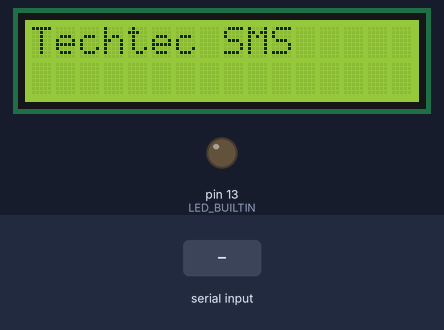
Recording of a sketch running on a simulated Arduino Mega 2560, built with avr-gcc and run on an emulated ATmega2560. Parts: 16×2 character LCD, output pins drawn as LEDs (lit = HIGH). Inputs (shaded band) come from the test bench. WiFi joins after 1.5 s; servers stay silent unless stated; uploads are accepted with an empty reply; the modem accepts every AT command (registered, SIM ready, sends succeed) and sends nothing else; what the sketch prints to the serial monitor is not drawn.

Above: at 8.2 s.
8.3 s: "+CMT:\n" received over the second serial link
At 11.1 s:
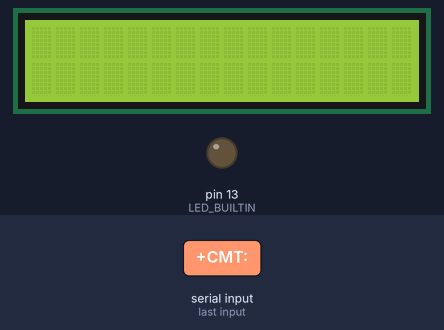
11.3 s: "1\n" received over the second serial link
Timing chart, 0 to 14.3 s (numbered marks = the images above; inputs shaded):
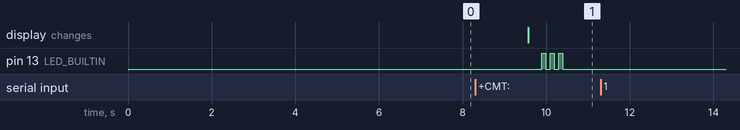

The sketch:

sms-prijimac.ino
```cpp
#include <LiquidCrystal.h>
#include <SPI.h>
#include <Ethernet.h>
//LCD pin to Arduino
const int pin_RS = 8;
const int pin_EN = 9;
const int pin_d4 = 4;
const int pin_d5 = 5;
const int pin_d6 = 6;
const int pin_d7 = 7;
const int pin_BL = 10;
LiquidCrystal lcd( pin_RS,  pin_EN,  pin_d4,  pin_d5,  pin_d6,  pin_d7);

//Create software serial object to communicate with SIM800L
String sms;

//kod pro ethernet shield
byte mac[] = { 0xDE, 0xAD, 0xBE, 0xEF, 0xFE, 0xED };

// if you don't want to use DNS (and reduce your sketch size)
// use the numeric IP instead of the name for the server:
//IPAddress server(74,125,232,128);  // numeric IP for Google (no DNS)
char server[] = "dweet.io";    // name address for Google (using DNS)

// Set the static IP address to use if the DHCP fails to assign
IPAddress ip(192, 168, 1, 177);
IPAddress myDns(192, 168, 1, 1);

// Initialize the Ethernet client library
// with the IP address and port of the server
// that you want to connect to (port 80 is default for HTTP):
EthernetClient client;

bool printWebData = true;  // set to false for better speed measurement

void setup()
{
  lcd.begin(16, 2);
  lcd.setCursor(0,0);
  lcd.print("Techtec SMS");


    // Open serial communications and wait for port to open:
  Serial.begin(9600);
  while (!Serial) {
    ; // wait for serial port to connect. Needed for native USB port only
  }


  //Begin serial communication with Arduino and SIM800L
  Serial1.begin(9600);

  Serial.println("Initializing...");
  delay(1000);

  Serial1.println("AT"); //Once the handshake test is successful, it will back to OK
  updateSerial();
  Serial1.println("AT+CMGF=1"); // Configuring TEXT mode
  updateSerial();
  Serial1.println("AT+CNMI=1,2,0,0,0"); // Decides how newly arrived SMS messages should be handled
  updateSerial();
  pinMode(LED_BUILTIN, OUTPUT);
  digitalWrite(LED_BUILTIN, LOW);


  // You can use Ethernet.init(pin) to configure the CS pin
  //Ethernet.init(10);  // Most Arduino shields
  //Ethernet.init(5);   // MKR ETH shield
  //Ethernet.init(0);   // Teensy 2.0
  //Ethernet.init(20);  // Teensy++ 2.0
  //Ethernet.init(15);  // ESP8266 with Adafruit Featherwing Ethernet
  //Ethernet.init(33);  // ESP32 with Adafruit Featherwing Ethernet


  // start the Ethernet connection:
  Serial.println("Initialize Ethernet with DHCP:");
  if (Ethernet.begin(mac) == 0) {
    Serial.println("Failed to configure Ethernet using DHCP");
    // Check for Ethernet hardware present
    if (Ethernet.hardwareStatus() == EthernetNoHardware) {
      Serial.println("Ethernet shield was not found.  Sorry, can't run without hardware. :(");
      while (true) {
        delay(1); // do nothing, no point running without Ethernet hardware
      }
    }
    if (Ethernet.linkStatus() == LinkOFF) {
      Serial.println("Ethernet cable is not connected.");
    }
    // try to congifure using IP address instead of DHCP:
    Ethernet.begin(mac, ip, myDns);
  } else {
    Serial.print("  DHCP assigned IP ");
    Serial.println(Ethernet.localIP());
  }
  // give the Ethernet shield a second to initialize:
  delay(1000);
}

void blikej()
{

  digitalWrite(LED_BUILTIN, HIGH);   // turn the LED on (HIGH is the voltage level)
  delay(100);                       // wait for a second
  digitalWrite(LED_BUILTIN, LOW);    // turn the LED off by making the voltage LOW
  delay(100);
  digitalWrite(LED_BUILTIN, HIGH);   // turn the LED on (HIGH is the voltage level)
  delay(100);                       // wait for a second
  digitalWrite(LED_BUILTIN, LOW);    // turn the LED off by making the voltage LOW
  delay(100);
  digitalWrite(LED_BUILTIN, HIGH);   // turn the LED on (HIGH is the voltage level)
  delay(100);                       // wait for a second
  digitalWrite(LED_BUILTIN, LOW);    // turn the LED off by making the voltage LOW
  delay(100);

}

void dweet(String text) {

  text.replace(" ", "%20");
  Serial.print("connecting to ");
  Serial.print(server);
  Serial.println("...");

  // if you get a connection, report back via serial:
  if (client.connect(server, 80)) {
    Serial.print("connected to ");
    Serial.println(client.remoteIP());
    // Make a HTTP request:
    client.println("GET /dweet/quietly/for/techtec?zprava="+text+" HTTP/1.1");
    client.println("Host: dweet.io");
    client.println("Connection: close");
    client.println();
  } else {
    // if you didn't get a connection to the server:
    Serial.println("connection failed");
  }


  while(client.connected()) {
    int len = client.available();
    if (len > 0) {
      byte buffer[80];
      if (len > 80) len = 80;
      client.read(buffer, len);

      if (printWebData) {
        Serial.write(buffer, len); // show in the serial monitor (slows some boards)
      }
    }
  }

  Serial.println();
  Serial.println("disconnecting.");
  client.stop();

}

void loop()
{
  updateSerial();
}

void updateSerial()
{
  delay(500);
  while (Serial.available())
  {
    Serial1.write(Serial.read());//Forward what Serial received to Software Serial Port
  }
  while(Serial1.available())
  {
    sms = Serial1.readString();
    sms.trim();
    // parsovani SMS
    if (sms.startsWith("+CMT:"))
    {
      lcd.clear();
      int zacatek = sms.indexOf("\"");
      int konec = sms.indexOf("\"", zacatek + 1);
      String cislo = sms.substring(zacatek+1,konec);

      zacatek = sms.indexOf("\"", konec+4);
      konec = sms.indexOf("\"", zacatek + 1);
      String cas = sms.substring(zacatek+1,konec);

      zacatek = sms.indexOf("\n");
      String text = sms.substring(zacatek+1);

      //Serial.println("Prisla SMS");
      //Serial.println(cislo);
      //Serial.println(cas);
      //Serial.println(text);

      // kod pro displey
//      lcd.setCursor(0,0);
//      lcd.print(cislo);
//      lcd.setCursor(0,1);
//
//      if (text.length() <17) {
//        lcd.print(text);
//
//      } else {
//        for (int i = 0; i < text.length() - 16; i++) {
//          lcd.print(text.substring(i, i + 16));
//          delay(1000);
//          lcd.scrollDisplayLeft();
//        }
//      }

      // kod pro odeslani na web
      dweet(text);

      blikej();
    }
    Serial.println(sms);
    //Serial.write(Serial1.read());//Forward what Software Serial received to Serial Port
  }
}
```

Measured:
- after the input at 8.3 s, pin 13 (LED_BUILTIN): alternates HIGH for 0.10 s and LOW for 0.10 s, 6 changes in all, then stays LOW, starting after 1.6 s; the display: changes after 1.3 s (image 1)
- after the input at 11.3 s, every drawn part: stays the same
